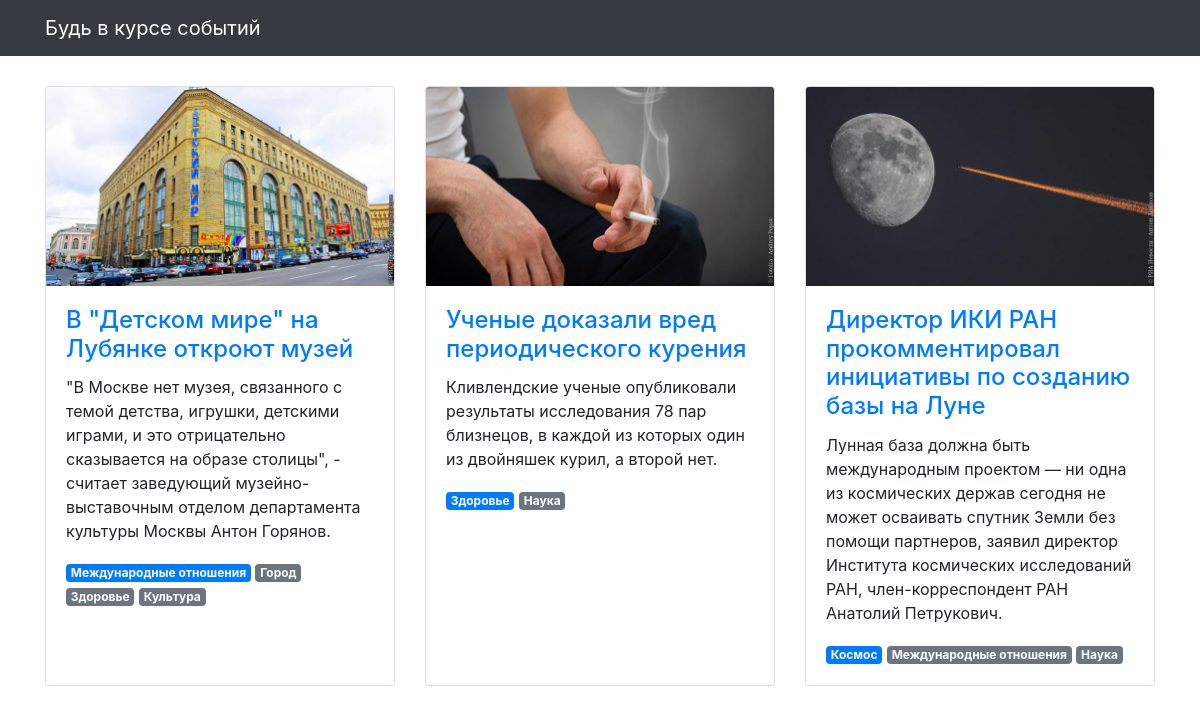
The page / on the database its author committed.
### articles/models.py (models this page shows, shortened)
class Article(models.Model):
    title = models.CharField(max_length=256, verbose_name='Название')
    text = models.TextField(verbose_name='Текст')
    published_at = models.DateTimeField(verbose_name='Дата публикации')
    image = models.ImageField(null=True, blank=True, verbose_name='Изображение',)
    class Meta:
        verbose_name = 'Статья'
        verbose_name_plural = 'Статьи'
        ordering = ['-published_at']

class Scope(models.Model):
    article = models.ForeignKey(Article, on_delete=models.CASCADE, related_name='scopes')
    tag = models.ForeignKey(Tag, on_delete=models.CASCADE, related_name='scopes')
    is_main = models.BooleanField()
    class Meta:
        ordering = ['-is_main', '-tag']

class Tag(models.Model):
    name = models.CharField(max_length=50, verbose_name='Тег')
    class Meta:
        verbose_name = 'Тег'
        verbose_name_plural = 'Теги'
        ordering = ['-name']

### articles/views.py (the view)
# urls.py: path('', articles_list, name='articles'),
def articles_list(request):
    template = 'articles/news.html'
    articles = Article.objects.all()
    context = {'object_list': articles}
    ordering = '-published_at'
    return render(request, template, context)

### templates/articles/news.html (shortened to what this page needs)
{% extends "articles/base.html" %}
{% load static %}
{% block content %}
  <div class="row">
    {% for article in object_list %}
      <div class="col-lg-4 col-sm-6 portfolio-item">
        <div class="card h-100">
          <a href="#"><img class="card-img-top" src="{% get_media_prefix %}{{ article.image }}" alt=""></a>
          <div class="card-body">
            <h4 class="card-title">
              <a href="#">{{ article.title }}</a>
            </h4>
            <p class="card-text">{{ article.text }}</p>
            {% for scope in article.scopes.all %}
              <span class="badge {% if scope.is_main %}badge-primary{% else %}badge-secondary{% endif %}">{{ scope.tag.name }}</span>
            {% endfor %}
          </div>
        </div>
      </div>
    {% endfor %}
  </div>
{% endblock %}

### templates/articles/base.html (shortened to what this page needs)
{% load static %}
<html lang="ru">
<head>
  <link href="{% static  "css/bootstrap.min.css" %}" rel="stylesheet">
  <link href="{% static  "css/3-col-portfolio.css" %}" rel="stylesheet">
</head>
<body>
<nav class="navbar navbar-expand-lg navbar-dark bg-dark fixed-top">
  <div class="container">
    <a class="navbar-brand" href="#">Будь в курсе событий</a>
  </div>
</nav>
<div class="container">{% block content %}{% endblock %}</div>
</body>
</html>

### static/css/3-col-portfolio.css (style rules this page uses)
body { padding-top: 84px; padding-bottom: 84px; }
@media (min-width: 992px) { body { padding-top: 86px; padding-bottom: 86px; } }

### rows shown on the page
Article: image (picture), title "В \"Детском мире\" на Лубянке откроют музей", text "\"В Москве нет музея, связанного с темой детства, игрушки, детскими играми, и это отрицательно сказывается на образе столицы\", - считает заведующий музейно-выставочным отделом департамента культуры Москвы Антон Горянов."
Scope: tag.name "Международные отношения"
Scope: tag.name "Город"
Scope: tag.name "Здоровье"
Scope: tag.name "Культура"
Article: image (picture), title "Ученые доказали вред периодического курения", text "Кливлендские ученые опубликовали результаты исследования 78 пар близнецов, в каждой из которых один из двойняшек курил, а второй нет."
Scope: tag.name "Здоровье"
Scope: tag.name "Наука"
Article: image (picture), title "Директор ИКИ РАН прокомментировал инициативы по созданию базы на Луне", text "Лунная база должна быть международным проектом — ни одна из космических держав сегодня не может осваивать спутник Земли без помощи партнеров, заявил директор Института космических исследований РАН, член-корреспондент РАН Анатолий Петрукович."
Scope: tag.name "Космос"
Scope: tag.name "Международные отношения"
Scope: tag.name "Наука"
